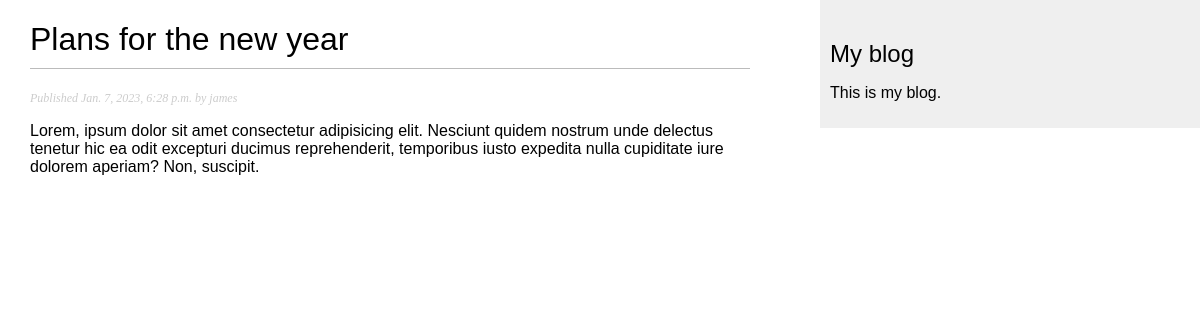
Before: /blog/2023/1/7/plans-for-the-new-year/ with the older database file.
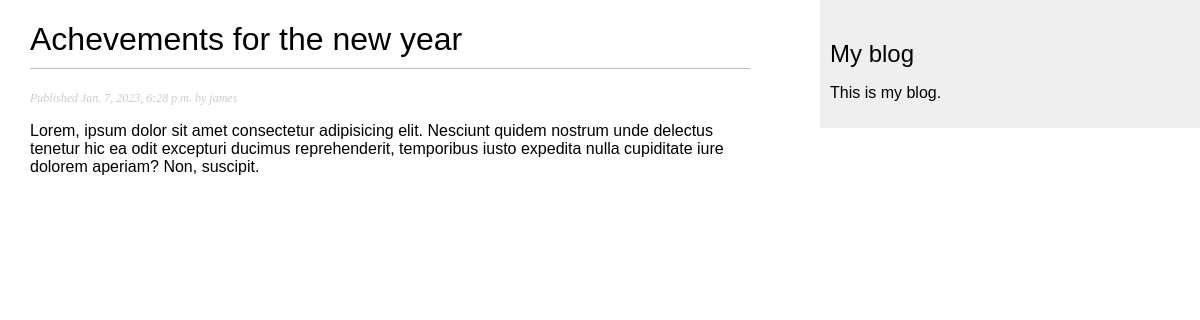
After: the same page with the newer database file.
### blog/models.py (models this page shows, shortened)
class Post(models.Model):
    class Status(models.TextChoices):
        DRAFT = 'DF', 'Draft'
        PUBLISHED = 'PB', 'Published'
    title = models.CharField(max_length=250)
    slug = models.SlugField(max_length=250, unique_for_date="publish")
    author = models.ForeignKey(User,
                               on_delete=models.CASCADE,
                               related_name='blog_posts')
    body = models.TextField()
    publish = models.DateTimeField(default=timezone.now)
    created = models.DateTimeField(auto_now_add=True)
    updated = models.DateTimeField(auto_now=True)
    status = models.CharField(max_length=2,
                              choices=Status.choices,
                              default=Status.DRAFT)
    objects = models.Manager() # The default manager.
    published = PublishedManager() # Our custom manager.
    class Meta:
        ordering = ['-publish']
        indexes = [
            models.Index(fields=['-publish']),
        ]

### blog/views.py (the view)
# urls.py: path('<int:year>/<int:month>/<int:day>/<slug:post>/', views.post_detail, name='post_detail'),
def post_detail(request, year, month, day, post):
    post = get_object_or_404(Post,
                             status=Post.Status.PUBLISHED,
                             slug=post,
                             publish__year=year,
                             publish__month=month,
                             publish__day=day)
    return render(request, 'blog/post/detail.html', {
      'post': post,
    })

### blog/templates/blog/post/detail.html (shortened to what this page needs)
{% extends "blog/base.html" %}
{% block content %}
  <h1>{{ post.title }}</h1>
  <p class="date">
    Published {{ post.publish }} by {{ post.author }}
  </p>
  {{ post.body|linebreaks }}
{% endblock %}

Changed rows visible on the page:
changed Post "james": title "Plans for the new year" → "Achevements for the new year"
